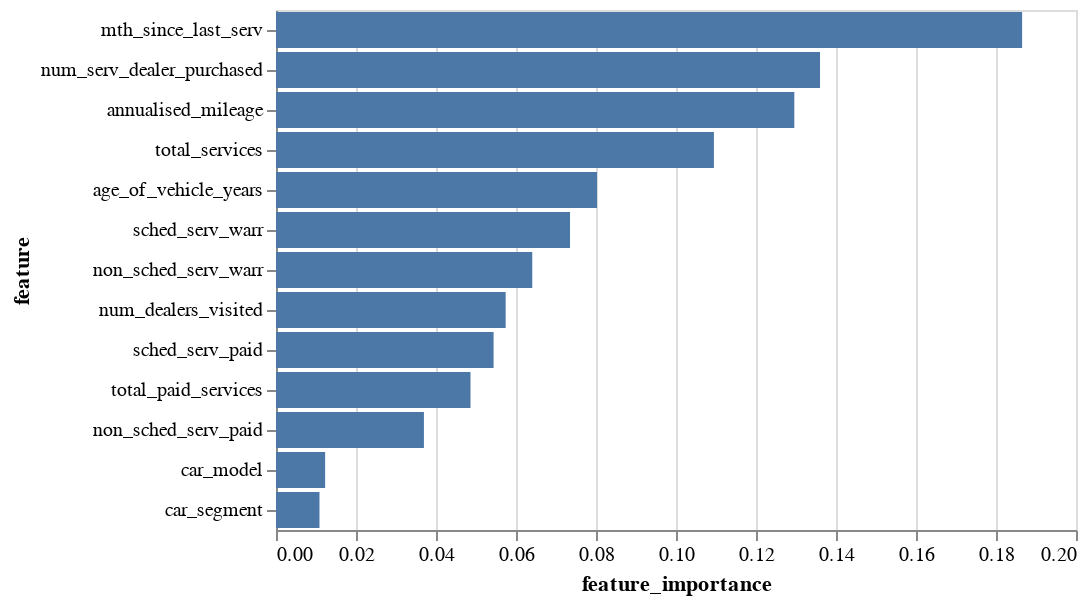

The cell this chart's notebook holds for it:
### Markdown cell above
**8.5 Plotting the importance values in a bar graph**

### Code cell
import altair as alt

alt.Chart(feat_imp_et).mark_bar().encode(
    x='feature_importance',
    y=alt.Y('feature', sort='-x'),
    tooltip=['feature','feature_importance']
)

### Figure 1 — Vega-Lite specification as saved in the notebook (floating-point values rounded to 4 significant figures)
{"config": {"view": {"continuousWidth": 400, "continuousHeight": 300}}, "data": {"name": "data-9bdbfe6b646a588c95ffe65fc61937e7"}, "mark": "bar", "encoding": {"tooltip": [{"field": "feature", "type": "nominal"}, {"field": "feature_importance", "type": "quantitative"}], "x": {"field": "feature_importance", "type": "quantitative"}, "y": {"field": "feature", "sort": "-x", "type": "nominal"}}, "$schema": "https://vega.github.io/schema/vega-lite/v4.17.0.json", "datasets": {"data-9bdbfe6b646a588c95ffe65fc61937e7": [{"feature": "mth_since_last_serv", "feature_importance": 0.1865}, {"feature": "num_serv_dealer_purchased", "feature_importance": 0.136}, {"feature": "annualised_mileage", "feature_importance": 0.1296}, {"feature": "total_services", "feature_importance": 0.1095}, {"feature": "age_of_vehicle_years", "feature_importance": 0.08025}, {"feature": "sched_serv_warr", "feature_importance": 0.07351}, {"feature": "non_sched_serv_warr", "feature_importance": 0.06407}, {"feature": "num_dealers_visited", "feature_importance": 0.05741}, {"feature": "sched_serv_paid", "feature_importance": 0.0544}, {"feature": "total_paid_services", "feature_importance": 0.04863}, {"feature": "non_sched_serv_paid", "feature_importance": 0.03698}, {"feature": "car_model", "feature_importance": 0.01228}, {"feature": "car_segment", "feature_importance": 0.01087}]}}
